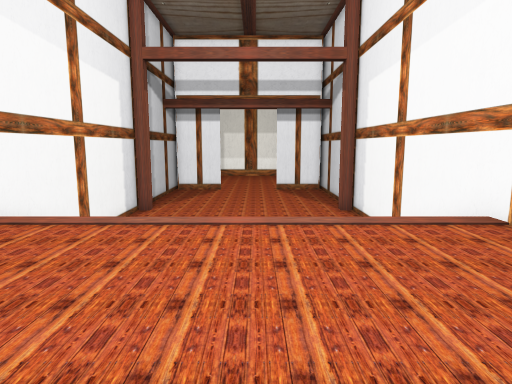
[1] (above)

16 first-person views from a walk through a Unity game level. The camera is 1.4 m above the floor, tilts 8° down and sees 75° across. The floor is counted in squares, 1 m on a side. Each view is taken from the middle of a square. On the plan, view 1 faces up. The plan holds only what a view shows up to about 15 squares ahead; the rest is blank. The place goes on beyond the plan.

[2]
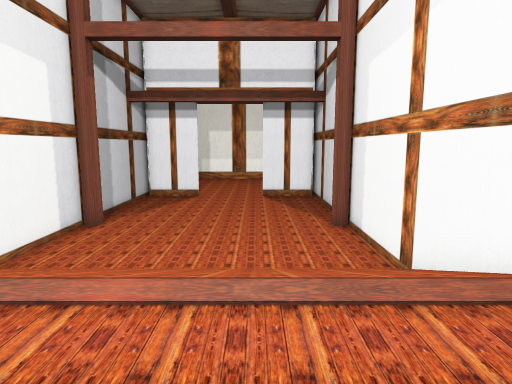

[3]
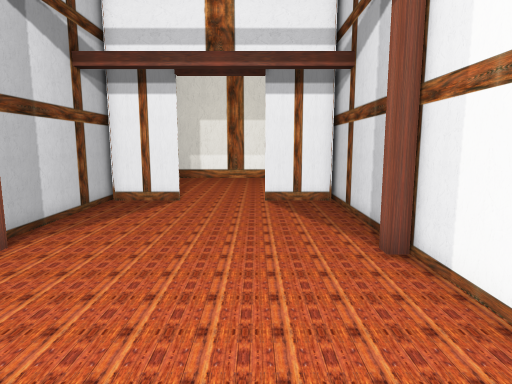

[4]
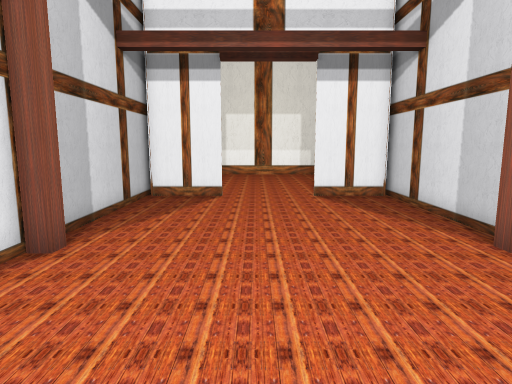

[5]
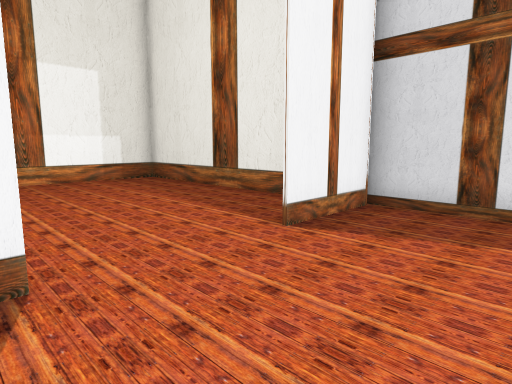

[6]
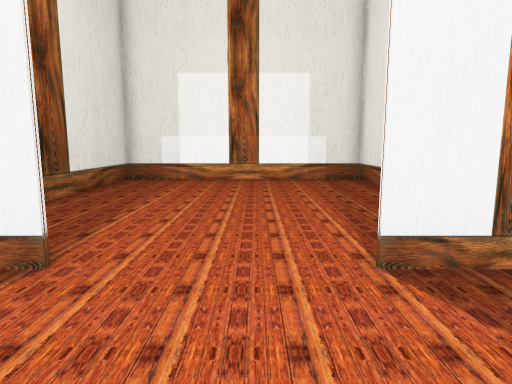

[7]
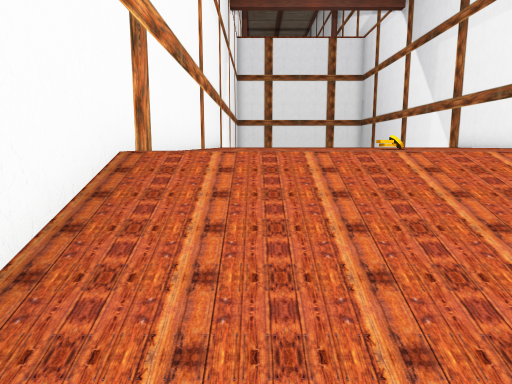

[8]
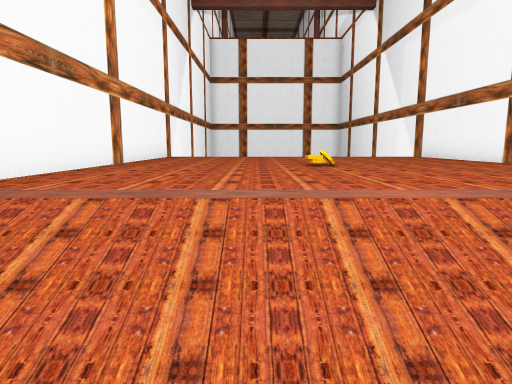

[9]
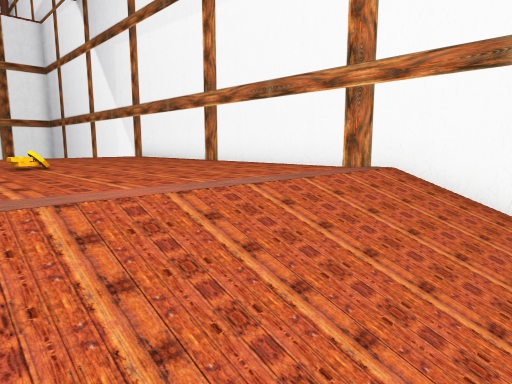

[10]
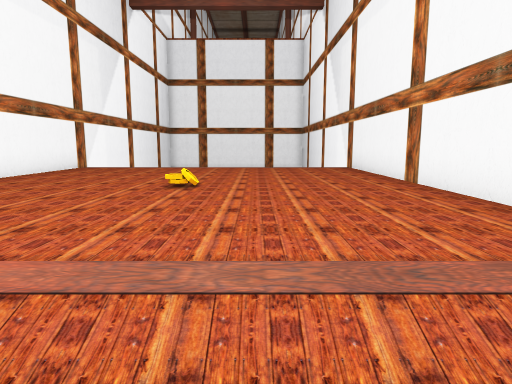

[11]
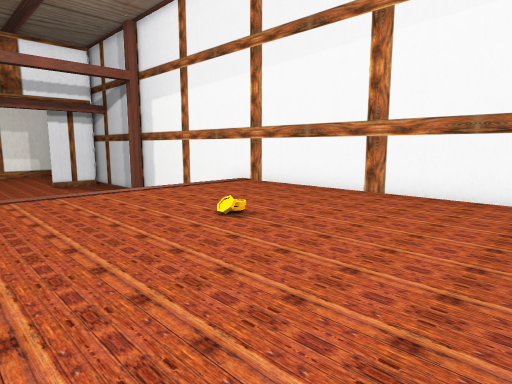

[12]
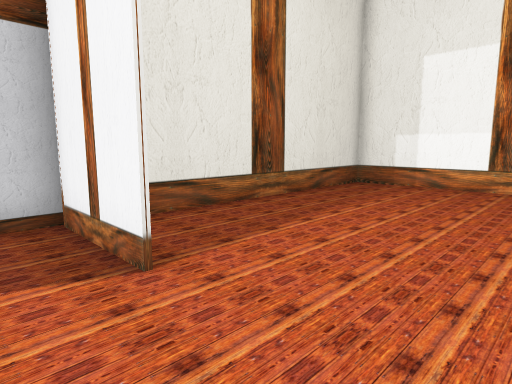

[13]
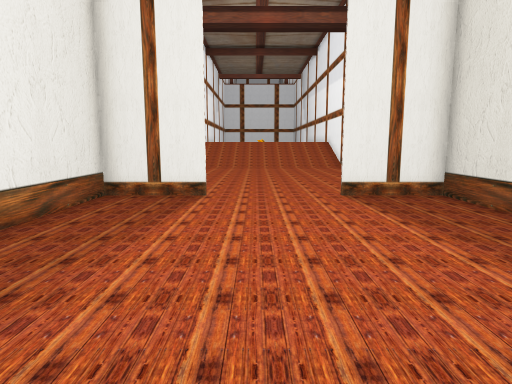

[14]
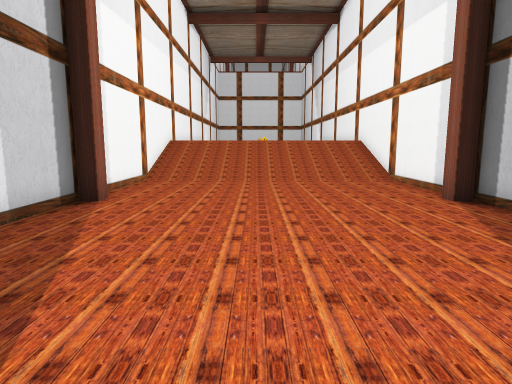

[15]
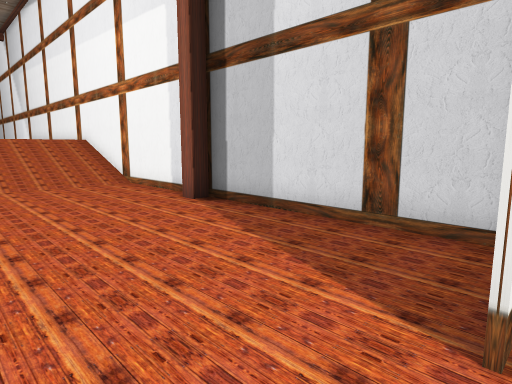

[16]
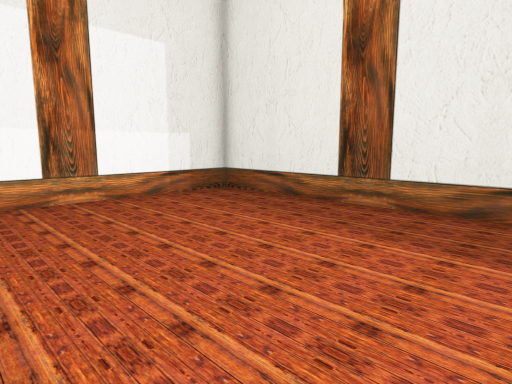

### Floor plan
Key: @ floor where view 1 was taken; # wall or solid block; . main floor; : floor 1.5 m higher than the main floor; / step, stairs or slope; v drop or lower ground.
Columns run from 6 left of view 1 to 5 right of it. Each row starts with its distance up from view 1.
 33  ###########
 32  #.........#
 31  #.........#
 30  #.........#
 29  #.........#
 28  #.........#
 27  #.........#
 26  #.........#
 25  #.........#
 24  #.........#
 23 ####....####
 22 #..........#
 21 #..........#
 20 #..........#
 19 #..........#
 18 #..........#
 17 #..........#
 16 #..........#
 15 ##........##
 14 #..........#
 13 #..........#
 12 #..........#
 11 #..........#
 10 #//////////#
  9 #//////////#
  8 #//////////#
  7 #//////////#
  6 #::::::::::#
  5 #::::::::::#
  4 #::::::::::#
  3 #::::::::::#
  2 #::::::::::#
  1 #::::::::::#
  0 #:::::@::::#
 -1 #::::::::::#
 -2 #::::::::::#
 -3 #::::::::::#
 -4 #::::::::::#
 -5 #vvvvvvvvvv#
 -6 #         v
 -7 #         v

Where each view was taken, in squares from view 1:
view 1: 0 up, 0 right, facing up
view 2: 3 up, 1 right, facing up
view 3: 8 up, 1 right, facing up
view 4: 9 up, 1 left, facing up
view 5: 19 up, 3 left, facing up-right
view 6: 19 up, 0 right, facing up
view 7: 10 up, 3 right, facing down
view 8: 9 up, 1 right, facing down
view 9: 9 up, 1 right, facing down-left
view 10: 8 up, 2 left, facing down
view 11: 4 down, 5 left, facing up-right
view 12: 21 up, 1 right, facing up-left
view 13: 32 up, 0 right, facing down
view 14: 24 up, 0 right, facing down
view 15: 23 up, 0 right, facing down-left
view 16: 24 up, 3 left, facing up-right
